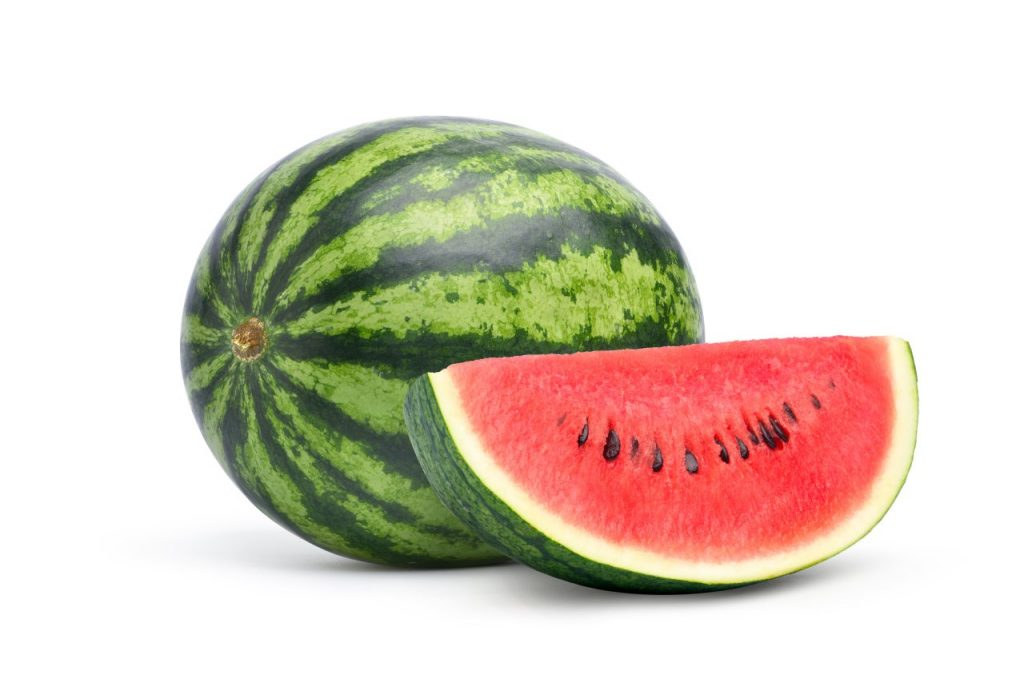
#> input picture IMG/S.jpg, 1024 x 683 px, found by its file name
$ jupyter execute Uas_citra2.ipynb   (shell and % lines are left out)
#> lines starting #> are read from the running program, lines starting #| are printed output that depends on the picture
[cell 1]
import numpy as np
import matplotlib.pyplot as plt
import cv2
# unutk membaca gambar gunakan gambar sesuai dengan yg dimiliki
image = cv2.imread('S.jpg')
#> image is the input picture: shape (683, 1024, 3); mean B, G, R 195.1, 208.2, 219.4
# Change color to RGB (from BGR)
image = cv2.cvtColor(image, cv2.COLOR_BGR2RGB)
plt.imshow(image)

# berfungsi untuk Membentuk ulang gambar menjadi susunan piksel 2D dan 3 nilai warna (RGB)
pixel_vals = image.reshape((-1,3))
# berfungsi untuk mengkonversikan ke tipe float
pixel_vals = np.float32(pixel_vals)

#baris kode di bawah ini menentukan kriteria agar algoritme berhenti berjalan,
#yang akan terjadi adalah 100 iterasi dijalankan atau epsilon (yang merupakan akurasi yang dibutuhkan)
#menjadi 85%
criteria = (cv2.TERM_CRITERIA_EPS + cv2.TERM_CRITERIA_MAX_ITER, 100, 0.85)
# lalu lakukan k-means clustering dengan jumlah cluster yang ditetapkan sebagai 3
#juga pusat acak pada awalnya dipilih untuk pengelompokan k-means
k = 3
retval, labels, centers = cv2.kmeans(pixel_vals, k, None, criteria, 10,
cv2.KMEANS_RANDOM_CENTERS)
#> retval = 1.14e+09; centers = [[254.3, 254, 252.4], [215, 134.3, 107], [85.23, 107.2, 63.36]]
# mengonversi data menjadi nilai 8-bit
centers = np.uint8(centers)
#> centers = [[254, 254, 252], [215, 134, 106], [85, 107, 63]]
segmented_data = centers[labels.flatten()]
# membentuk ulang data menjadi dimensi gambar asli
segmented_image = segmented_data.reshape((image.shape))
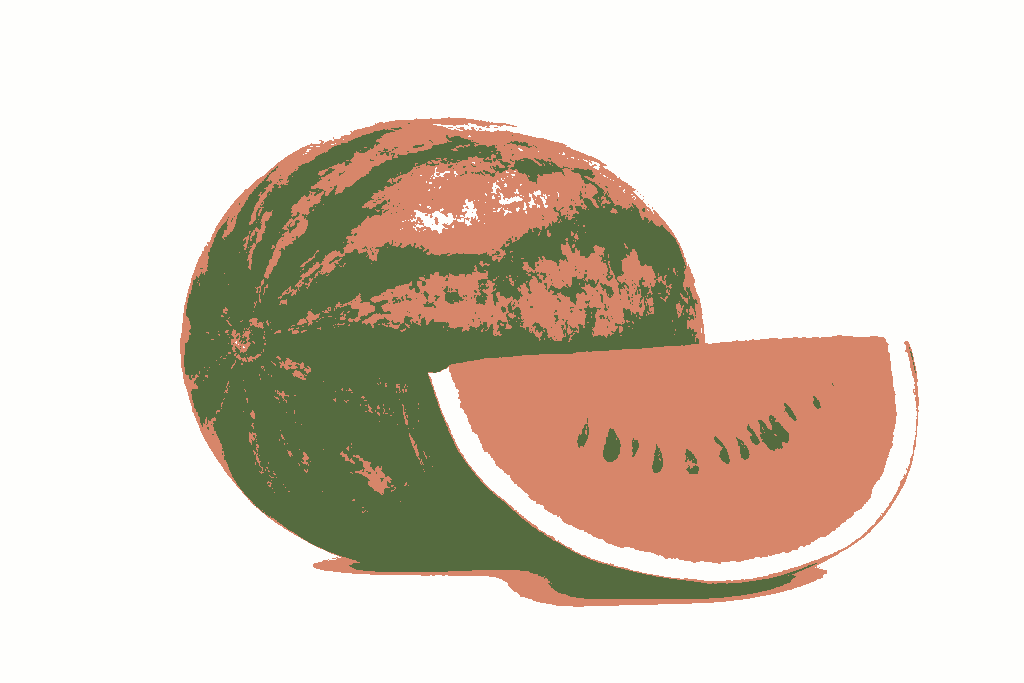
#> segmented_image: shape (683, 1024, 3); mean R, G, B 219.7, 208.6, 195.1
plt.imshow(segmented_image)
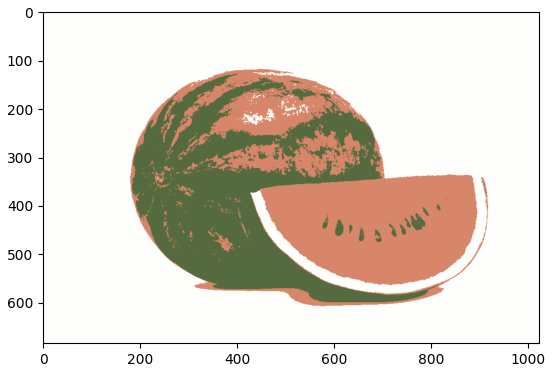
#> figure drawn by matplotlib, 1 panel

$ run again, with IMG/Hasil S.JPG copied over IMG/S.jpg
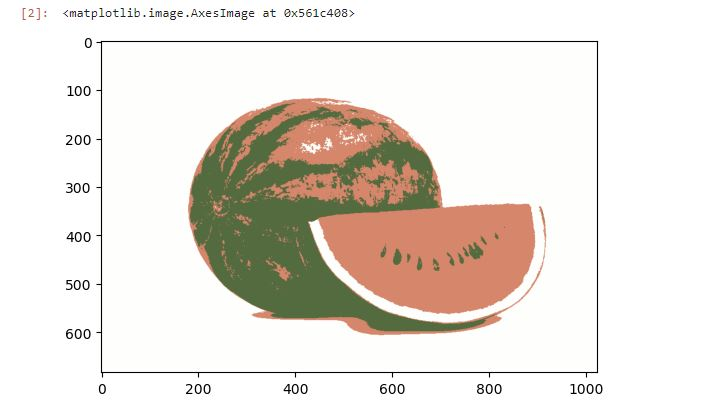
#> input picture IMG/Hasil S.JPG, 718 x 416 px, found by its file name
#> image is the input picture: shape (416, 718, 3); mean B, G, R 219.1, 226.3, 232.2
#> `retval, labels, centers = cv2.kmeans(pixel_vals, k, None, criteria, 10..`: retval = 90723927.8; centers = [[254.7, 254.5, 253.2], [205.1, 136.8, 110.6], [84.37, 97.41, 59.69]]
#> `centers = np.uint8(centers)`: centers = [[254, 254, 253], [205, 136, 110], [84, 97, 59]]
#> `segmented_image = segmented_data.reshape((image.shape))`:
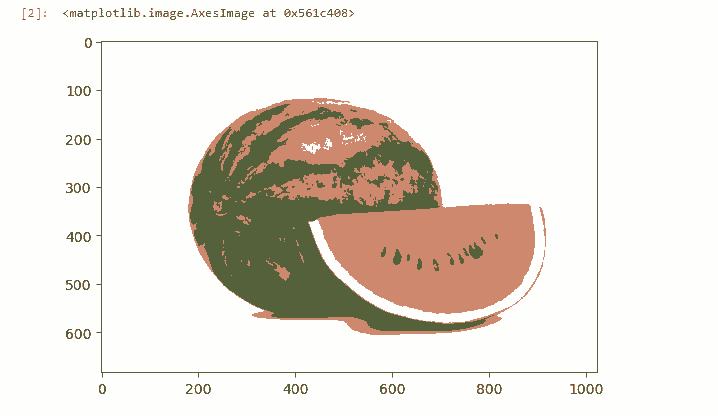
#> segmented_image: shape (416, 718, 3); mean R, G, B 232.1, 226.3, 219.1
#> `[cell 1] import numpy as np import matplotlib.pyplot as plt import cv2..`:
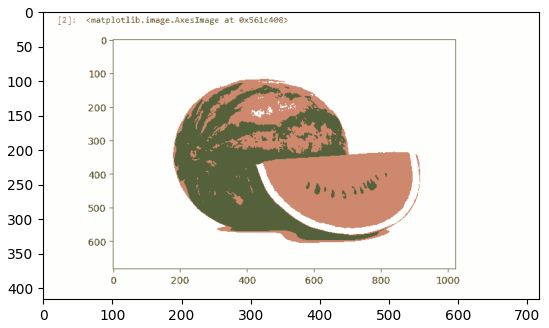
#> figure drawn by matplotlib, 1 panel
